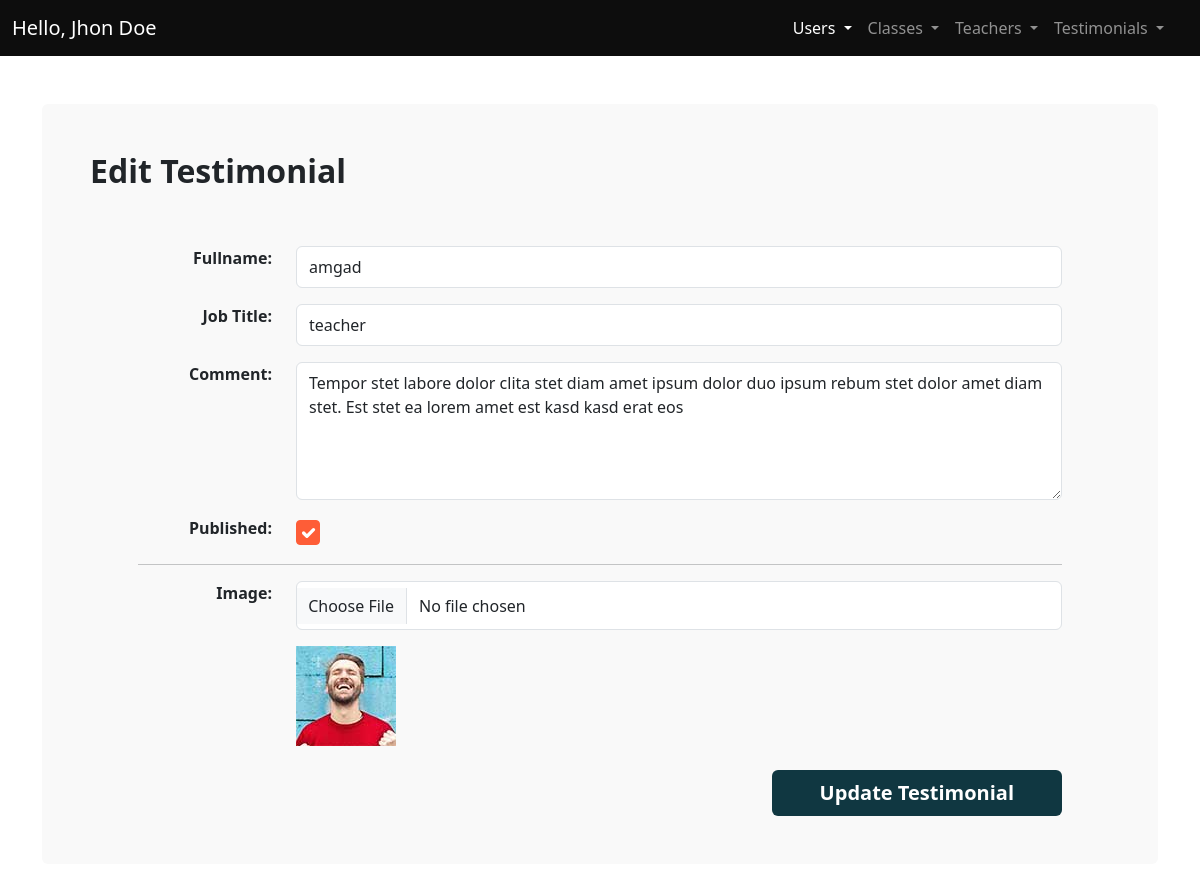
Page /admin/edit_testimonial.php?id=1 (signed in) on the committed database.
### tables this page shows
CREATE TABLE `testimonials` (
  `id` int(11) NOT NULL,
  `RegDate` timestamp NOT NULL DEFAULT current_timestamp(),
  `fullname` varchar(50) NOT NULL,
  `jobtitle` varchar(50) NOT NULL,
  `comment` text NOT NULL,
  `published` enum('Yes','No') NOT NULL,
  `image` varchar(50) NOT NULL
);

### admin/edit_testimonial.php (the view, shortened to what this page needs)
<?php
require_once "./includes/conn.php";
if (isset($_GET['id'])) {
  $sql = "SELECT * FROM `testimonials` WHERE id = ?";
  $stmt = $conn->prepare($sql);
  $id = $_GET['id'];
  $stmt->execute([$id]);
  $testimonial = $stmt->fetch();
} else {
  header('Location: testimonials.php');
  die();
}
?>
<!DOCTYPE html>
<html lang="en">
  <head>
    <link rel="stylesheet" href="css/main.min.css" />
    <link rel="stylesheet" href="css/styles.css" />
  </head>
  <body>
    <main>
    <?php
require_once "../includes/nav.php";
?>
      <div class="container my-5">
        <div class="bg-light p-5 rounded">
          <h2 class="fw-bold fs-2 mb-5 pb-2">Edit Testimonial</h2>
          <form action="" method="POST" class="px-md-5" enctype="multipart/form-data">
            <div class="form-group mb-3 row">
              <label for="" class="form-label col-md-2 fw-bold text-md-end"
                >Fullname:</label
              >
              <div class="col-md-10">
                <input
                  type="text"
                  placeholder="e.g. John Doe"
                  class="form-control py-2"
                  name = "fullname"
                   value="<?php echo $testimonial['fullname'] ?>"
                />
              </div>
            </div>
            <div class="form-group mb-3 row">
              <label for="" class="form-label col-md-2 fw-bold text-md-end"
                >Job Title:</label
              >
              <div class="col-md-10">
                <input
                  type="text"
                  placeholder="e.g. Content Creator"
                  class="form-control py-2"
                  name="jobtitle"
                  value="<?php echo $testimonial['jobtitle'] ?>"
                />
              </div>
            </div>
            <div class="form-group mb-3 row">
              <label for="" class="form-label col-md-2 fw-bold text-md-end"
                >Comment:</label
              >
              <div class="col-md-10">
                <textarea
                  id=""
                  cols="30"
                  rows="5"
                  class="form-control py-2"
                  name="comment"
                ><?php echo $testimonial['comment'] ?></textarea>
              </div>
            </div>
            <div class="form-group mb-3 row">
              <label for="" class="form-label col-md-2 fw-bold text-md-end"
                >Published:</label
              >
              <div class="col-md-10">
                <input
                  name="published"
                  type="checkbox"
                  class="form-check-input"
                  style="padding: 0.7rem"
                  <?php echo ($testimonial['published'] === 'Yes' ) ? 'checked' : '' ;?>
                />
              </div>
            </div>
            <hr />
            <div class="form-group mb-3 row">
              <label for="image" class="form-label col-md-2 fw-bold text-md-end"
                >Image:</label
              >
              <div class="col-md-10">
                <input
                  type="file"
                  class="form-control"
                  style="padding: 0.7rem"
                  name="image"
                  id="image"
                   accept="image/*"
                />
              </div>
            </div>
            <div class="row justify-content-end">
              <div class="col-md-10">
                <img
                  src="../img/<?php echo $testimonial['image'] ?>"
                  alt="testimonial-image"
                  style="max-width: 150px"
                />
              </div>
            </div>
            <div class="text-md-end">
              <button
                class="btn mt-4 btn-secondary text-white fs-5 fw-bold border-0 py-2 px-md-5"
              >
                Update Testimonial
              </button>
            </div>
          </form>
        </div>
      </div>
    </main>
  </body>
</html>

### rows in the picture
testimonials: fullname "amgad", jobtitle "teacher", comment "Tempor stet labore dolor clita stet diam amet ipsum dolor duo ipsum rebum stet dolor amet diam stet. Est stet ea lorem amet est kasd kasd erat eos", published "☑", image (picture)
